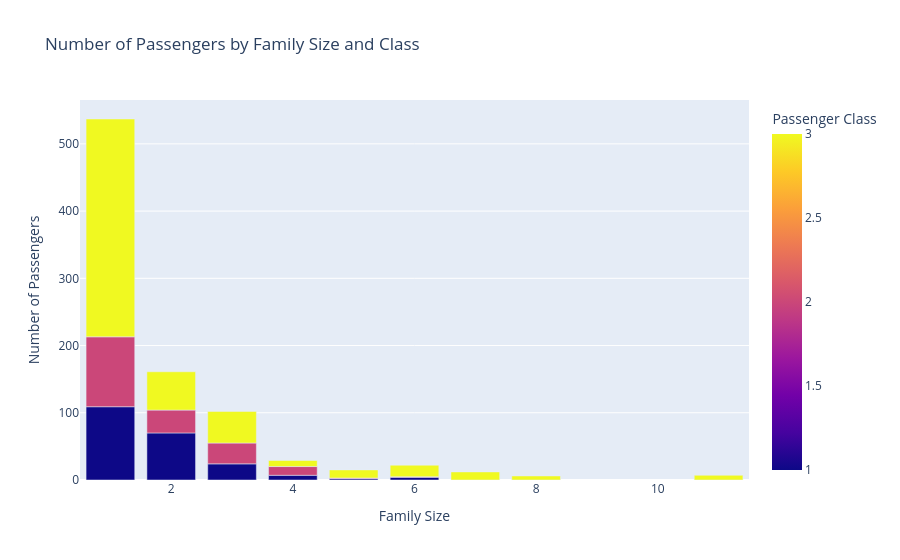

Notebook cell for this chart:
### Code cell
fig

### Figure 1 — Plotly figure (JSON) as saved in the notebook; plotly's stock layout.template omitted (floating-point values rounded to 4 significant figures)
{"data": [{"hovertemplate": "Family Size=%{x}<br>Number of Passengers=%{y}<br>Passenger Class=%{marker.color}<extra></extra>", "legendgroup": "", "marker": {"color": [1, 1, 1, 1, 1, 1, 2, 2, 2, 2, 2, 2, 3, 3, 3, 3, 3, 3, 3, 3, 3], "coloraxis": "coloraxis", "pattern": {"shape": ""}}, "name": "", "orientation": "v", "showlegend": false, "textposition": "auto", "type": "bar", "x": [1, 2, 3, 4, 5, 6, 1, 2, 3, 4, 5, 6, 1, 2, 3, 4, 5, 6, 7, 8, 11], "xaxis": "x", "y": [109, 70, 24, 7, 2, 4, 104, 34, 31, 13, 1, 1, 324, 57, 47, 9, 12, 17, 12, 6, 7], "yaxis": "y"}], "layout": {"barmode": "relative", "coloraxis": {"colorbar": {"title": {"text": "Passenger Class"}}, "colorscale": [[0, "#0d0887"], [0.1111, "#46039f"], [0.2222, "#7201a8"], [0.3333, "#9c179e"], [0.4444, "#bd3786"], [0.5556, "#d8576b"], [0.6667, "#ed7953"], [0.7778, "#fb9f3a"], [0.8889, "#fdca26"], [1, "#f0f921"]]}, "legend": {"tracegroupgap": 0}, "title": {"text": "Number of Passengers by Family Size and Class"}, "xaxis": {"anchor": "y", "domain": [0, 1], "title": {"text": "Family Size"}}, "yaxis": {"anchor": "x", "domain": [0, 1], "title": {"text": "Number of Passengers"}}}}
